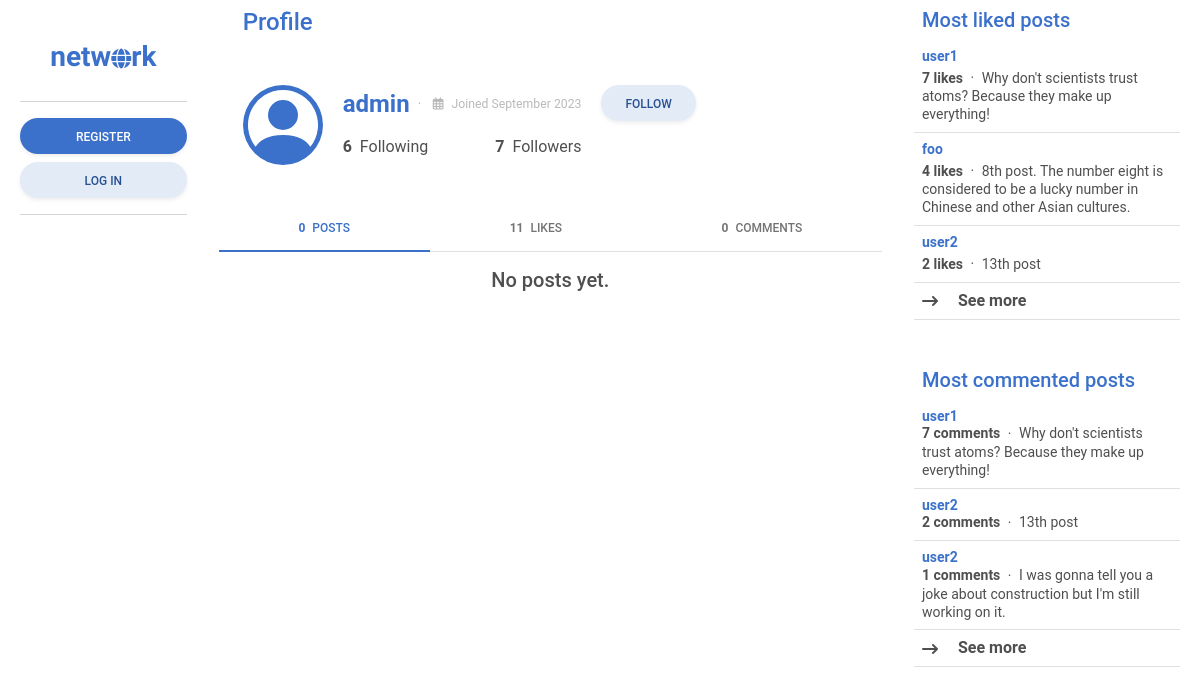
/profile/admin, run on an earlier commit of the app's database.
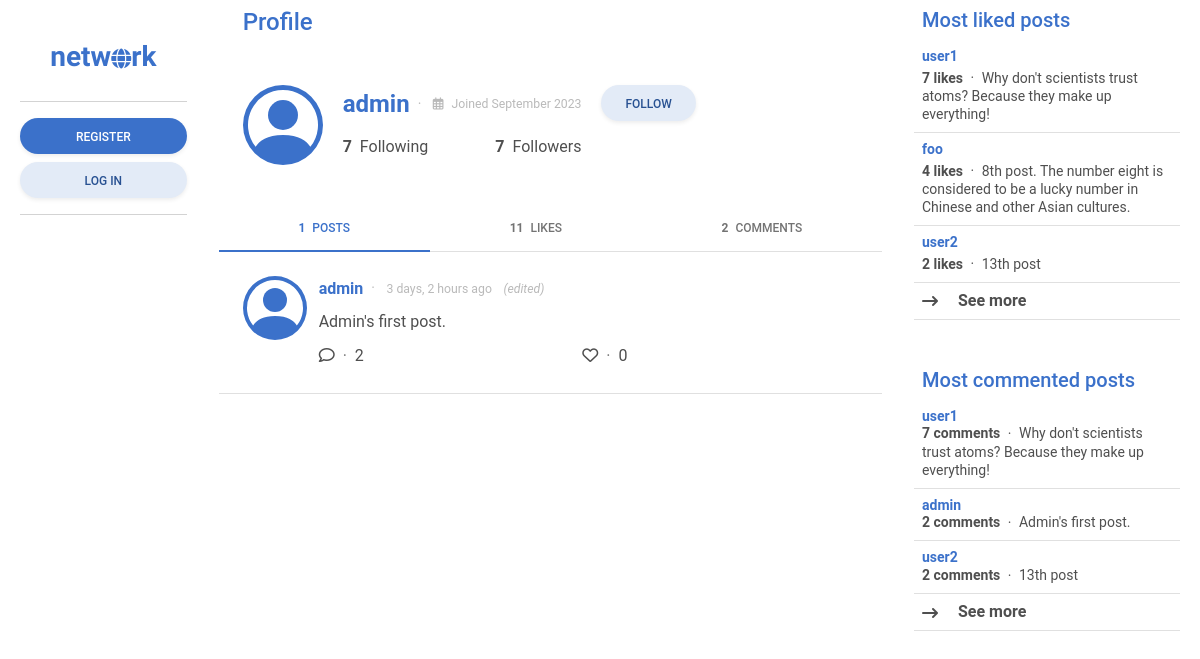
And on a later commit of the database.
### network/models.py (models this page shows, shortened)
class User(AbstractUser):
    pass
    date_joined = models.DateTimeField(auto_now_add=True)
    following = models.ManyToManyField("self", blank=True, related_name="followers", symmetrical=False)
    def most_followed_users():
        users = User.objects.annotate(follower_count=Count('followers'))
        return users.order_by('-follower_count')

class Post(models.Model):
    content = models.CharField(max_length=255)
    poster = models.ForeignKey(User, on_delete=models.CASCADE, related_name="posts")
    likers = models.ManyToManyField(User, blank=True, related_name="likes")
    date_posted = models.DateTimeField(auto_now_add=True)
    edited = models.BooleanField(default=False)
    def most_liked_posts():
        posts = Post.objects.annotate(likes_count=Count('likers'))
        return posts.order_by('-likes_count')
    def most_commented_posts():
        posts = Post.objects.annotate(comment_count=Count('comments'))
        return posts.order_by('-comment_count')
    class Meta:
        ordering = ["-date_posted"]

### network/views.py (the view)
# urls.py: path("profile/<str:user>", views.profile, name="profile"),
def profile(request, user):
    most_followed_users = User.most_followed_users()
    most_liked_posts = Post.most_liked_posts()
    most_commented_posts = Post.most_commented_posts()
    profile = User.objects.get(username=user)
    profile_posts = Post.objects.filter(poster=profile)
    profile_likes = Post.objects.filter(likers=profile)
    profile_comments = Comment.objects.filter(commenter=profile)
    if request.user.is_authenticated and profile in request.user.following.all():
        is_followed = True
    else:
        is_followed = False
    return render(request, "network/profile.html", {
        "most_followed_users": most_followed_users,
        "most_liked_posts": most_liked_posts,
        "most_commented_posts": most_commented_posts,
        "profile": profile,
        "posts": profile_posts,
        "liked_posts": profile_likes,
        "comments": profile_comments,
        "is_followed": is_followed
    })

### network/templates/network/profile.html (shortened to what this page needs)
{% extends "network/layout.html" %}
{% block sidebar_left %}
    {% include "network/sidebar_left.html" %}
{% endblock %}
{% block main %}
    <div>
    {% include "network/profile_info.html" with profile=profile headline="Profile" %}
    </div>
    <div class="sticky-top">
        <ul class="nav nav-tabs nav-fill border-bottom" id="ex1" role="tablist">
            <li class="nav-item transparan" role="presentation">
                <a class="nav-link active" id="posts_tab" data-mdb-toggle="tab" href="#all_posts" role="tab"
                    aria-controls="ex2-tabs-1" aria-selected="true">
                    <span class="me-1 fw-bold">
                        {% if profile.posts.count %}
                        {{ profile.posts.count }}
                        {% else %}
                        0
                        {% endif %}
                    </span>
                    Posts
                </a>
            </li>
            <li class="nav-item transparan" role="presentation">
                <a class="nav-link" id="likes_tab" data-mdb-toggle="tab" href="#all_likes" role="tab"
                    aria-controls="ex2-tabs-2" aria-selected="false">
                    <span class="me-1 fw-bold">
                        {% if profile.likes.count %}
                        {{ profile.likes.count }}
                        {% else %}
                        0
                        {% endif %}
                    </span>
                    Likes
                </a>
            </li>
            <li class="nav-item transparan" role="presentation">
                <a class="nav-link" id="comments_tab" data-mdb-toggle="tab" href="#all_comments" role="tab" aria-controls="ex2-tabs-2"
                    aria-selected="false">
                    <span class="me-1 fw-bold">
                        {% if profile.commenter.count %}
                        {{ profile.commenter.count }}
                        {% else %}
                        0
                        {% endif %}
                    </span>
                    Comments
                </a>
            </li>
        </ul>
    </div>
    <div class="tab-content" id="ex2-content">
        <div class="tab-pane fade show active mb-4" id="all_posts" role="tabpanel" aria-labelledby="posts_tab">
            {% include "network/posts.html" with posts=posts %}
        </div>
    </div>
{% endblock %}
{% block sidebar_right %}
    {% include "network/sidebar_right.html" %}
{% endblock %}

### network/templates/network/layout.html (shortened to what this page needs)
{% load static %}
<!DOCTYPE html>
<html lang="en">
    <head>
        <link rel="stylesheet" href="https://cdn.jsdelivr.net/npm/bootstrap-icons@1.10.5/font/bootstrap-icons.css">
        <link href="https://cdnjs.cloudflare.com/ajax/libs/mdb-ui-kit/6.4.1/mdb.min.css" rel="stylesheet" />
        <link href="https://cdnjs.cloudflare.com/ajax/libs/font-awesome/6.0.0/css/all.min.css" rel="stylesheet" />
        <link href="{% static 'network/styles.css' %}" rel="stylesheet">
    </head>
    <body>
        <div class="container-flow px-3">
            <div class="row d-flex">
                <div class="px-3 col-lg-2 col-md-3 col-sm-3 mt-4">
                    {% block sidebar_left %}
                    {% endblock %}
                </div>
                <div class="px-3 col-lg-7 col-md-6 col-sm-9 overflow-auto" style="max-height:100vh;">
                    {% block main %}
                    {% endblock %}
                </div>
                <div class="px-3 col-lg-3 col-md-3 pt-2 d-sm-none d-none d-md-block">
                    {% block sidebar_right %}
                    {% endblock %}
                </div>
            </div>
        </div>
    </body>
</html>

### network/templates/network/sidebar_left.html (shortened to what this page needs)
    <div class="d-grid gap-2">
        <a href="/" class="h3 mt-3 text-center comfortaa fw-bold">
            netw<i class="fa-solid fa-globe h5"></i>rk
        </a>
    </div>
    <hr>
    {% if user.is_authenticated %}
    <div class="d-grid gap-2">
        <button class="btn btn-secondary btn-rounded shadow-sm" data-mdb-toggle="modal"
            data-mdb-target="#newpost">
            New Post
        </button>
    </div>
    <div class="modal top fade" id="newpost" tabindex="-1" aria-labelledby="exampleModalLabel" aria-hidden="true"
        data-mdb-backdrop="true" data-mdb-keyboard="true">
        <div class="modal-dialog modal-lg  modal-dialog-centered">
            <div class="modal-content">
                <div class="p-5">
                    <div class="px-5 col-auto">
                        <form action="{% url 'create' %}" method="post">
                            {% csrf_token %}
                            <div class="d-grid gap-3">
                                <div class="form-outline">
                                    <textarea class="form-control shadow-sm" id="content" rows="2"
                                        name="content"></textarea>
                                    <label class="form-label" for="content">What's happening?</label>
                                </div>
                                <input class="btn btn-secondary btn-rounded shadow-sm text-center" type="submit" value="Post">
                            </div>
                        </form>
                    </div>
                </div>
            </div>
        </div>
    </div>
    {% else %}
    <div class="d-grid gap-2">
        <a href="{% url 'register' %}" class="btn btn-primary btn-rounded shadow-sm" data-mdb-toggle="modal"
            data-mdb-target="#register">Register</a>
        <a href="{% url 'login' %}" class="btn btn-secondary btn-rounded shadow-sm" data-mdb-toggle="modal"
            data-mdb-target="#login">Log In</a>
    </div>
    {% endif %}
    <hr>

### network/templates/network/profile_info.html (shortened to what this page needs)
{% if headline %}
<div class="h4 mb-0 pb-4 pt-2 px-4 sticky-top transparan text-primary">
    {{ headline }}
</div>
{% endif %}
<div class="container">
    <div class="row p-4">
        <a href="{% url 'profile' user=profile.username %}" class="col-auto p-0 mb-3">
        </a>
        <div class="col-auto align-self-center mb-3">
            <div class="px-2 d-flex justify-content-between align-items-center mb-3">
                <div class="d-flex justify-content-start">
                    <a href="{% url 'profile' user=profile.username %}" class="h4 m-0 fw-bold text-decoration-none align-middle">
                        {{ profile.username }}
                    </a>
                    <span class="small text-muted opacity-50 align-self-center">
                        <span class="align-middle mx-2">&#183;</span>
                        <span class="align-middle small"><i class="fa-regular fa-calendar-days me-2"></i>Joined {{profile.date_joined.date|date:"F Y"}}</span>
                    </span>
                </div>
            </div>
            <div class="px-2 d-flex justify-content-between align-items-center">
                <div role="button" data-mdb-toggle="modal" data-mdb-target="#following_{{ profile.id }}">
                    <span class="fw-bold me-2">{{ profile.following.count }}</span>Following
                </div>
                <div role="button" data-mdb-toggle="modal" data-mdb-target="#followers_{{ profile.id }}">
                    <span class="fw-bold me-2">{{ profile.followers.count }}</span>Followers
                </div>
            </div>
        </div>
        <div class="col-auto p-0 align-self-top mb-3">
            <div>
                {% if not user.is_authenticated %}
                <button class="btn btn-secondary btn-rounded shadow-sm" role="button" data-mdb-toggle="modal"
                    data-mdb-target="#follow">
                    Follow
                </button>
                {% endif %}
            </div>
        </div>
    </div>
</div>

### network/templates/network/posts.html (shortened to what this page needs)
{% load humanize %}
{% if not posts %}
<div class="container p-0">
    <h5 class="text-center p-3">
        No posts yet.
    </h5>
</div>
{% else %}
{% for post in posts %}
<div class="container border-bottom post">
    <div class="row p-4">
        <div class="col-auto p-0">
            <a href="{% url 'profile' user=post.poster.username %}">
            </a>
        </div>
        <div class="col align-self-center">
            <a class="row" href="{% url 'post' id=post.id %}">
                <div class="d-flex justify-content-start">
                    <div class="text-primary fw-bold text-decoration-none align-middle">
                        {{ post.poster.username }}
                    </div>
                    <div class="small text-muted opacity-50 align-self-center">
                        <span class="mx-2 align-self-center">&#183;</span>
                        <span class="small align-self-center">{{ post.date_posted|naturaltime }}</span>
                        <span class="ms-2 small align-self-center fst-italic" id="editedStatus_{{ post.id }}">
                            {% if post.edited %}
                            (edited)
                            {% endif %}
                        </span>
                    </div>
                </div>
                <div class="my-2 text-body" id="og_{{post.id}}">{{ post.content }}</div>
            </a>
            <div class="row">
                <div class="row">
                    <div class="col">
                        <div role="button" data-mdb-toggle="modal" data-mdb-target="#comment_list_modal_{{ post.id }}">
                            <i class="fa-regular fa-comment"></i>
                            <span class="mx-1 text-muted">&#183;</span>
                            {% if post.comments.count %}
                            {{ post.comments.count }}
                            {% else %}
                            0
                            {% endif %}
                        </div>
                    </div>
                    <div class="col">
                        <i
                        {% if user.is_authenticated and user in post.likers.all %}
                        class="fa-solid fa-heart text-danger"
                        {% elif user.is_authenticated %}
                        class="fa-regular fa-heart"
                        {% else %}
                        class="fa-regular fa-heart" role="button" data-mdb-toggle="modal" data-mdb-target="#like_post_{{ post.id }}" {% endif %}>
                        </i>
                        <span class="mx-1 text-muted">&#183;</span>
                        <span role="button" data-mdb-toggle="modal" data-mdb-target="#likers_list_modal_{{ post.id }}">
                            {% if post.likers.count %}
                            {{ post.likers.count }}
                            {% else %}
                            0
                            {% endif %}
                        </span>
                    </div>
                </div>
            </div>
        </div>
    </div>
</div>
{% endfor %}
{% endif %}

### network/templates/network/comments.html (shortened to what this page needs)
{% load humanize %}

### network/templates/network/sidebar_right.html (shortened to what this page needs)
<div class="mb-5 lh-sm">
    <div class="h5 px-2 text-primary sticky-top transparan">Most liked posts</div>
    <div class="list-group list-group-light list-group-small">
        {% for post in most_liked_posts|slice:":3" %}
        <div class="post p-2 border-bottom small">
            <a href="{% url 'post' id=post.id %}" class="text-body text-decoration-none align-middle">
                <div class="text-primary fw-bold mb-1">{{ post.poster.username }}</div>
                <span class="fw-bold">{{ post.likers.count }} likes</span>
                <span class="mx-1 align-middle">&#183;</span>
                <span>{{post.content}}</span>
            </a>
        </div>
        {% endfor %}
        <div class="fw-bold post p-2 border-bottom" role="button" data-mdb-toggle="modal" data-mdb-target="#most_liked_posts">
            <i class="align-middle me-3 fa-solid fa-arrow-right-long"></i>
            See more
        </div>
    </div>
</div>
<div class="lh-sm">
    <div class="h5 px-2 text-primary">Most commented posts</div>
    <div class="list-group list-group-light list-group-small">
        {% for post in most_commented_posts|slice:":3" %}
        <div class="post p-2 border-bottom small">
            <a href="{% url 'post' id=post.id %}" class="text-body text-decoration-none align-middle">
                <div class="text-primary fw-bold">{{ post.poster.username }}</div>
                <span class="fw-bold">{{ post.comments.count }} comments</span>
                <span class="mx-1 align-middle">&#183;</span>
                {{ post.content }}
            </a>
        </div>
        {% endfor %}
        <div class="fw-bold post p-2 border-bottom" role="button" data-mdb-toggle="modal" data-mdb-target="#most_commented_posts">
            <i class="align-middle me-3 fa-solid fa-arrow-right-long"></i>
            See more
        </div>
    </div>
</div>

### network/static/network/styles.css (style rules this page uses)
.comfortaa { font-family: comfortaa, sans-serif; }
.transparan { background: rgba(255, 255, 255, 0.75); backdrop-filter: blur(2px); }

What changed in the data, as far as the page shows it:
no longer on this page (row unchanged): Post: poster.username "user2", comments.count "1", content "I was gonna tell you a joke about construction but I'm still working on it."
changed User "admin": following.count "6" → "7"; posts.count (not shown) → "1"; commenter.count (not shown) → "2"
added Post: poster.username "admin", date_posted "3 days, 2 hours ago", edited "(edited)", content "Admin's first post.", comments.count "2", shows "0"
Also different on the page:
text no longer shown: "0 0 No posts yet."
